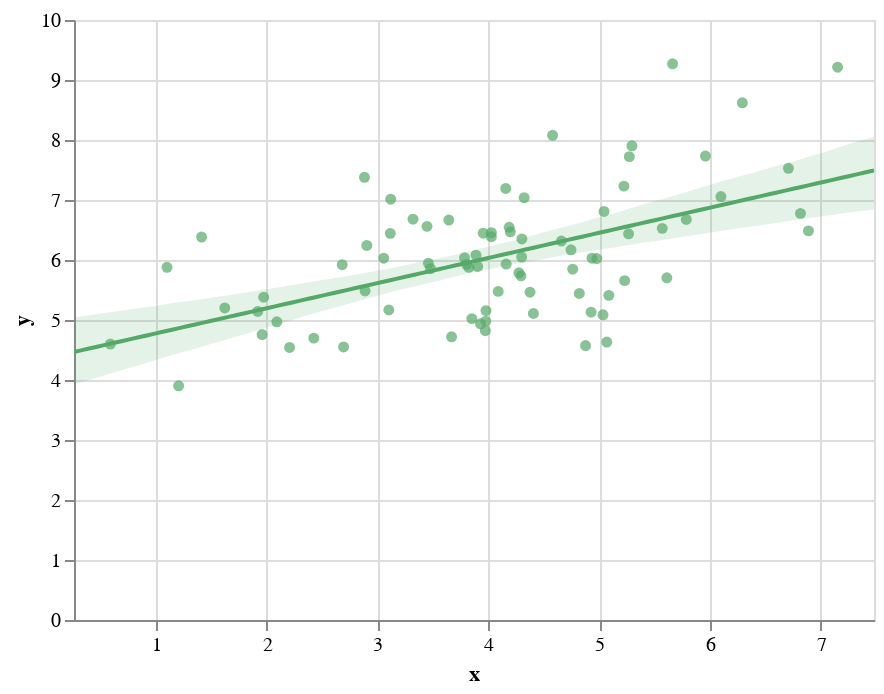

Notebook code cell kept with this figure:
### Code cell
display(salt.regplot(x=x, y=y, color="g"))
ax = sns.regplot(x=x, y=y, color="g")

### Figure 1 — Vega-Lite specification as saved in the notebook (floating-point values rounded to 4 significant figures)
{"$schema": "https://vega.github.io/schema/vega-lite/v2.4.1.json", "config": {"view": {"height": 300, "width": 400}}, "layer": [{"data": {"values": [{"x": 3.447, "y": 6.561}, {"x": 6.815, "y": 6.777}, {"x": 5.662, "y": 9.27}, {"x": 1.102, "y": 5.878}, {"x": 2.682, "y": 5.922}, {"x": 4.58, "y": 8.078}, {"x": 5.569, "y": 6.527}, {"x": 4.761, "y": 5.847}, {"x": 3.103, "y": 5.167}, {"x": 4.161, "y": 5.932}, {"x": 2.695, "y": 4.551}, {"x": 4.027, "y": 6.388}, {"x": 6.098, "y": 7.057}, {"x": 2.904, "y": 6.243}, {"x": 4.089, "y": 5.477}, {"x": 2.426, "y": 4.698}, {"x": 3.889, "y": 6.08}, {"x": 4.295, "y": 5.736}, {"x": 3.93, "y": 4.936}, {"x": 4.746, "y": 6.17}, {"x": 5.044, "y": 6.809}, {"x": 3.803, "y": 5.927}, {"x": 3.954, "y": 6.447}, {"x": 1.623, "y": 5.201}, {"x": 7.151, "y": 9.213}, {"x": 6.887, "y": 6.485}, {"x": 4.407, "y": 5.11}, {"x": 1.921, "y": 5.142}, {"x": 5.61, "y": 5.704}, {"x": 3.116, "y": 6.444}, {"x": 3.119, "y": 7.014}, {"x": 3.057, "y": 6.03}, {"x": 4.198, "y": 6.469}, {"x": 5.035, "y": 5.087}, {"x": 1.207, "y": 3.904}, {"x": 3.321, "y": 6.68}, {"x": 3.785, "y": 6.036}, {"x": 3.977, "y": 4.981}, {"x": 2.093, "y": 4.97}, {"x": 4.324, "y": 7.038}, {"x": 3.979, "y": 5.156}, {"x": 3.824, "y": 5.877}, {"x": 3.46, "y": 5.946}, {"x": 3.669, "y": 4.721}, {"x": 4.376, "y": 5.463}, {"x": 3.973, "y": 4.822}, {"x": 6.707, "y": 7.528}, {"x": 0.5912, "y": 4.599}, {"x": 2.883, "y": 7.378}, {"x": 4.301, "y": 6.05}, {"x": 2.889, "y": 5.484}, {"x": 4.276, "y": 5.786}, {"x": 3.644, "y": 6.666}, {"x": 5.786, "y": 6.676}, {"x": 1.414, "y": 6.382}, {"x": 5.958, "y": 7.733}, {"x": 2.208, "y": 4.543}, {"x": 4.157, "y": 7.193}, {"x": 4.935, "y": 6.03}, {"x": 5.23, "y": 5.656}, {"x": 6.291, "y": 8.619}, {"x": 1.96, "y": 4.757}, {"x": 4.028, "y": 6.455}, {"x": 4.927, "y": 5.129}, {"x": 5.223, "y": 7.231}, {"x": 5.087, "y": 5.411}, {"x": 5.272, "y": 7.723}, {"x": 5.296, "y": 7.903}, {"x": 3.852, "y": 5.023}, {"x": 4.303, "y": 6.351}, {"x": 3.479, "y": 5.855}, {"x": 1.974, "y": 5.38}, {"x": 4.66, "y": 6.315}, {"x": 5.265, "y": 6.436}, {"x": 4.877, "y": 4.574}, {"x": 3.904, "y": 5.892}, {"x": 4.821, "y": 5.442}, {"x": 4.979, "y": 6.024}, {"x": 5.068, "y": 4.633}, {"x": 4.188, "y": 6.544}]}, "encoding": {"color": {"value": "rgba(85.0,168.0,104.0,1)"}, "x": {"axis": {"title": "x"}, "field": "x", "scale": {"domain": [0.2633, 7.479], "nice": false}, "type": "quantitative"}, "y": {"axis": {"title": "y"}, "field": "y", "type": "quantitative"}}, "mark": {"clip": true, "type": "circle"}}, {"data": {"values": [{"x": 0.2633, "y": 4.468}, {"x": 0.3361, "y": 4.498}, {"x": 0.409, "y": 4.529}, {"x": 0.4819, "y": 4.559}, {"x": 0.5548, "y": 4.59}, {"x": 0.6277, "y": 4.621}, {"x": 0.7005, "y": 4.651}, {"x": 0.7734, "y": 4.682}, {"x": 0.8463, "y": 4.712}, {"x": 0.9192, "y": 4.743}, {"x": 0.9921, "y": 4.773}, {"x": 1.065, "y": 4.804}, {"x": 1.138, "y": 4.834}, {"x": 1.211, "y": 4.865}, {"x": 1.284, "y": 4.895}, {"x": 1.356, "y": 4.926}, {"x": 1.429, "y": 4.957}, {"x": 1.502, "y": 4.987}, {"x": 1.575, "y": 5.018}, {"x": 1.648, "y": 5.048}, {"x": 1.721, "y": 5.079}, {"x": 1.794, "y": 5.109}, {"x": 1.867, "y": 5.14}, {"x": 1.94, "y": 5.17}, {"x": 2.012, "y": 5.201}, {"x": 2.085, "y": 5.231}, {"x": 2.158, "y": 5.262}, {"x": 2.231, "y": 5.293}, {"x": 2.304, "y": 5.323}, {"x": 2.377, "y": 5.354}, {"x": 2.45, "y": 5.384}, {"x": 2.523, "y": 5.415}, {"x": 2.595, "y": 5.445}, {"x": 2.668, "y": 5.476}, {"x": 2.741, "y": 5.506}, {"x": 2.814, "y": 5.537}, {"x": 2.887, "y": 5.568}, {"x": 2.96, "y": 5.598}, {"x": 3.033, "y": 5.629}, {"x": 3.106, "y": 5.659}, {"x": 3.179, "y": 5.69}, {"x": 3.251, "y": 5.72}, {"x": 3.324, "y": 5.751}, {"x": 3.397, "y": 5.781}, {"x": 3.47, "y": 5.812}, {"x": 3.543, "y": 5.842}, {"x": 3.616, "y": 5.873}, {"x": 3.689, "y": 5.904}, {"x": 3.762, "y": 5.934}, {"x": 3.834, "y": 5.965}, {"x": 3.907, "y": 5.995}, {"x": 3.98, "y": 6.026}, {"x": 4.053, "y": 6.056}, {"x": 4.126, "y": 6.087}, {"x": 4.199, "y": 6.117}, {"x": 4.272, "y": 6.148}, {"x": 4.345, "y": 6.178}, {"x": 4.418, "y": 6.209}, {"x": 4.49, "y": 6.24}, {"x": 4.563, "y": 6.27}, {"x": 4.636, "y": 6.301}, {"x": 4.709, "y": 6.331}, {"x": 4.782, "y": 6.362}, {"x": 4.855, "y": 6.392}, {"x": 4.928, "y": 6.423}, {"x": 5.001, "y": 6.453}, {"x": 5.073, "y": 6.484}, {"x": 5.146, "y": 6.514}, {"x": 5.219, "y": 6.545}, {"x": 5.292, "y": 6.576}, {"x": 5.365, "y": 6.606}, {"x": 5.438, "y": 6.637}, {"x": 5.511, "y": 6.667}, {"x": 5.584, "y": 6.698}, {"x": 5.657, "y": 6.728}, {"x": 5.729, "y": 6.759}, {"x": 5.802, "y": 6.789}, {"x": 5.875, "y": 6.82}, {"x": 5.948, "y": 6.851}, {"x": 6.021, "y": 6.881}, {"x": 6.094, "y": 6.912}, {"x": 6.167, "y": 6.942}, {"x": 6.24, "y": 6.973}, {"x": 6.312, "y": 7.003}, {"x": 6.385, "y": 7.034}, {"x": 6.458, "y": 7.064}, {"x": 6.531, "y": 7.095}, {"x": 6.604, "y": 7.125}, {"x": 6.677, "y": 7.156}, {"x": 6.75, "y": 7.187}, {"x": 6.823, "y": 7.217}, {"x": 6.896, "y": 7.248}, {"x": 6.968, "y": 7.278}, {"x": 7.041, "y": 7.309}, {"x": 7.114, "y": 7.339}, {"x": 7.187, "y": 7.37}, {"x": 7.26, "y": 7.4}, {"x": 7.333, "y": 7.431}, {"x": 7.406, "y": 7.461}, {"x": 7.479, "y": 7.492}]}, "encoding": {"color": {"value": "rgba(85.0,168.0,104.0,1)"}, "x": {"field": "x", "scale": {"domain": [0.2633, 7.479], "nice": false}, "type": "quantitative"}, "y": {"field": "y", "type": "quantitative"}}, "mark": {"clip": true, "type": "line"}}, {"data": {"values": [{"x": 0.2633, "y1": 3.928, "y2": 5.042}, {"x": 0.3361, "y1": 3.967, "y2": 5.061}, {"x": 0.409, "y1": 4.006, "y2": 5.08}, {"x": 0.4819, "y1": 4.045, "y2": 5.1}, {"x": 0.5548, "y1": 4.088, "y2": 5.119}, {"x": 0.6277, "y1": 4.127, "y2": 5.138}, {"x": 0.7005, "y1": 4.165, "y2": 5.158}, {"x": 0.7734, "y1": 4.207, "y2": 5.177}, {"x": 0.8463, "y1": 4.246, "y2": 5.197}, {"x": 0.9192, "y1": 4.287, "y2": 5.216}, {"x": 0.9921, "y1": 4.328, "y2": 5.235}, {"x": 1.065, "y1": 4.37, "y2": 5.256}, {"x": 1.138, "y1": 4.411, "y2": 5.279}, {"x": 1.211, "y1": 4.448, "y2": 5.295}, {"x": 1.284, "y1": 4.483, "y2": 5.313}, {"x": 1.356, "y1": 4.52, "y2": 5.332}, {"x": 1.429, "y1": 4.561, "y2": 5.35}, {"x": 1.502, "y1": 4.603, "y2": 5.369}, {"x": 1.575, "y1": 4.64, "y2": 5.39}, {"x": 1.648, "y1": 4.679, "y2": 5.409}, {"x": 1.721, "y1": 4.72, "y2": 5.43}, {"x": 1.794, "y1": 4.757, "y2": 5.453}, {"x": 1.867, "y1": 4.799, "y2": 5.476}, {"x": 1.94, "y1": 4.84, "y2": 5.497}, {"x": 2.012, "y1": 4.879, "y2": 5.518}, {"x": 2.085, "y1": 4.918, "y2": 5.538}, {"x": 2.158, "y1": 4.96, "y2": 5.56}, {"x": 2.231, "y1": 4.998, "y2": 5.582}, {"x": 2.304, "y1": 5.04, "y2": 5.605}, {"x": 2.377, "y1": 5.082, "y2": 5.628}, {"x": 2.45, "y1": 5.119, "y2": 5.649}, {"x": 2.523, "y1": 5.157, "y2": 5.671}, {"x": 2.595, "y1": 5.195, "y2": 5.692}, {"x": 2.668, "y1": 5.233, "y2": 5.713}, {"x": 2.741, "y1": 5.271, "y2": 5.736}, {"x": 2.814, "y1": 5.308, "y2": 5.758}, {"x": 2.887, "y1": 5.347, "y2": 5.782}, {"x": 2.96, "y1": 5.384, "y2": 5.808}, {"x": 3.033, "y1": 5.42, "y2": 5.832}, {"x": 3.106, "y1": 5.458, "y2": 5.854}, {"x": 3.179, "y1": 5.491, "y2": 5.883}, {"x": 3.251, "y1": 5.523, "y2": 5.912}, {"x": 3.324, "y1": 5.555, "y2": 5.943}, {"x": 3.397, "y1": 5.589, "y2": 5.97}, {"x": 3.47, "y1": 5.621, "y2": 5.996}, {"x": 3.543, "y1": 5.651, "y2": 6.026}, {"x": 3.616, "y1": 5.687, "y2": 6.056}, {"x": 3.689, "y1": 5.72, "y2": 6.085}, {"x": 3.762, "y1": 5.75, "y2": 6.115}, {"x": 3.834, "y1": 5.783, "y2": 6.15}, {"x": 3.907, "y1": 5.81, "y2": 6.182}, {"x": 3.98, "y1": 5.836, "y2": 6.213}, {"x": 4.053, "y1": 5.862, "y2": 6.249}, {"x": 4.126, "y1": 5.891, "y2": 6.28}, {"x": 4.199, "y1": 5.919, "y2": 6.312}, {"x": 4.272, "y1": 5.943, "y2": 6.344}, {"x": 4.345, "y1": 5.967, "y2": 6.384}, {"x": 4.418, "y1": 5.989, "y2": 6.418}, {"x": 4.49, "y1": 6.012, "y2": 6.457}, {"x": 4.563, "y1": 6.039, "y2": 6.49}, {"x": 4.636, "y1": 6.065, "y2": 6.527}, {"x": 4.709, "y1": 6.087, "y2": 6.562}, {"x": 4.782, "y1": 6.11, "y2": 6.597}, {"x": 4.855, "y1": 6.131, "y2": 6.633}, {"x": 4.928, "y1": 6.152, "y2": 6.676}, {"x": 5.001, "y1": 6.172, "y2": 6.712}, {"x": 5.073, "y1": 6.193, "y2": 6.746}, {"x": 5.146, "y1": 6.214, "y2": 6.785}, {"x": 5.219, "y1": 6.236, "y2": 6.824}, {"x": 5.292, "y1": 6.256, "y2": 6.865}, {"x": 5.365, "y1": 6.282, "y2": 6.908}, {"x": 5.438, "y1": 6.299, "y2": 6.949}, {"x": 5.511, "y1": 6.318, "y2": 6.989}, {"x": 5.584, "y1": 6.337, "y2": 7.025}, {"x": 5.657, "y1": 6.359, "y2": 7.061}, {"x": 5.729, "y1": 6.38, "y2": 7.101}, {"x": 5.802, "y1": 6.401, "y2": 7.143}, {"x": 5.875, "y1": 6.421, "y2": 7.185}, {"x": 5.948, "y1": 6.442, "y2": 7.226}, {"x": 6.021, "y1": 6.463, "y2": 7.264}, {"x": 6.094, "y1": 6.484, "y2": 7.306}, {"x": 6.167, "y1": 6.505, "y2": 7.343}, {"x": 6.24, "y1": 6.525, "y2": 7.379}, {"x": 6.312, "y1": 6.544, "y2": 7.415}, {"x": 6.385, "y1": 6.561, "y2": 7.451}, {"x": 6.458, "y1": 6.578, "y2": 7.49}, {"x": 6.531, "y1": 6.598, "y2": 7.53}, {"x": 6.604, "y1": 6.622, "y2": 7.571}, {"x": 6.677, "y1": 6.642, "y2": 7.607}, {"x": 6.75, "y1": 6.661, "y2": 7.643}, {"x": 6.823, "y1": 6.68, "y2": 7.684}, {"x": 6.896, "y1": 6.698, "y2": 7.724}, {"x": 6.968, "y1": 6.717, "y2": 7.764}, {"x": 7.041, "y1": 6.736, "y2": 7.806}, {"x": 7.114, "y1": 6.755, "y2": 7.849}, {"x": 7.187, "y1": 6.774, "y2": 7.893}, {"x": 7.26, "y1": 6.792, "y2": 7.937}, {"x": 7.333, "y1": 6.809, "y2": 7.977}, {"x": 7.406, "y1": 6.825, "y2": 8.016}, {"x": 7.479, "y1": 6.842, "y2": 8.055}]}, "encoding": {"color": {"value": "rgba(85.0,168.0,104.0,1)"}, "opacity": {"value": 0.15}, "x": {"field": "x", "scale": {"domain": [0.2633, 7.479], "nice": false}, "type": "quantitative"}, "y": {"field": "y1", "type": "quantitative"}, "y2": {"field": "y2", "type": "quantitative"}}, "mark": {"clip": true, "type": "area"}}]}
